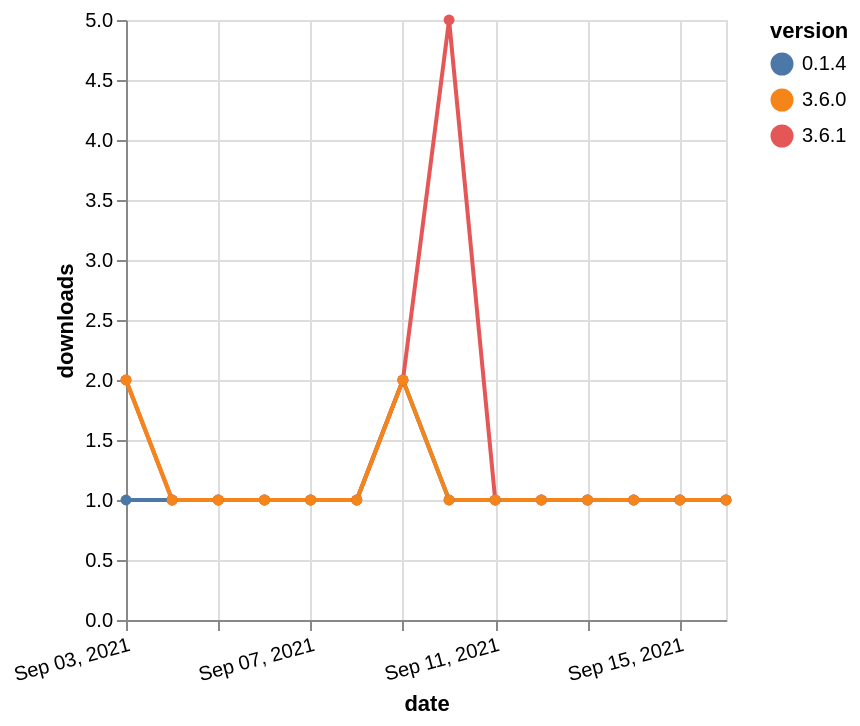

The specification (Vega-Lite) saved for this image:
### Vega-Lite specification from a JSON file in a GitHub repository (floating-point values rounded to 4 significant figures)
{"$schema": "https://vega.github.io/schema/vega-lite/v5.json", "description": "A simple bar chart with embedded data.", "data": {"values": [{"date": "2021-09-03", "total": 362, "delta": 1, "version": "0.1.4"}, {"date": "2021-09-04", "total": 363, "delta": 1, "version": "0.1.4"}, {"date": "2021-09-05", "total": 364, "delta": 1, "version": "0.1.4"}, {"date": "2021-09-06", "total": 365, "delta": 1, "version": "0.1.4"}, {"date": "2021-09-07", "total": 366, "delta": 1, "version": "0.1.4"}, {"date": "2021-09-08", "total": 367, "delta": 1, "version": "0.1.4"}, {"date": "2021-09-09", "total": 369, "delta": 2, "version": "0.1.4"}, {"date": "2021-09-10", "total": 370, "delta": 1, "version": "0.1.4"}, {"date": "2021-09-11", "total": 371, "delta": 1, "version": "0.1.4"}, {"date": "2021-09-12", "total": 372, "delta": 1, "version": "0.1.4"}, {"date": "2021-09-13", "total": 373, "delta": 1, "version": "0.1.4"}, {"date": "2021-09-14", "total": 374, "delta": 1, "version": "0.1.4"}, {"date": "2021-09-15", "total": 375, "delta": 1, "version": "0.1.4"}, {"date": "2021-09-16", "total": 376, "delta": 1, "version": "0.1.4"}, {"date": "2021-09-03", "total": 47, "delta": 2, "version": "3.6.1"}, {"date": "2021-09-04", "total": 48, "delta": 1, "version": "3.6.1"}, {"date": "2021-09-05", "total": 49, "delta": 1, "version": "3.6.1"}, {"date": "2021-09-06", "total": 50, "delta": 1, "version": "3.6.1"}, {"date": "2021-09-07", "total": 51, "delta": 1, "version": "3.6.1"}, {"date": "2021-09-08", "total": 52, "delta": 1, "version": "3.6.1"}, {"date": "2021-09-09", "total": 54, "delta": 2, "version": "3.6.1"}, {"date": "2021-09-10", "total": 59, "delta": 5, "version": "3.6.1"}, {"date": "2021-09-11", "total": 60, "delta": 1, "version": "3.6.1"}, {"date": "2021-09-12", "total": 61, "delta": 1, "version": "3.6.1"}, {"date": "2021-09-13", "total": 62, "delta": 1, "version": "3.6.1"}, {"date": "2021-09-14", "total": 63, "delta": 1, "version": "3.6.1"}, {"date": "2021-09-15", "total": 64, "delta": 1, "version": "3.6.1"}, {"date": "2021-09-16", "total": 65, "delta": 1, "version": "3.6.1"}, {"date": "2021-09-03", "total": 80, "delta": 2, "version": "3.6.0"}, {"date": "2021-09-04", "total": 81, "delta": 1, "version": "3.6.0"}, {"date": "2021-09-05", "total": 82, "delta": 1, "version": "3.6.0"}, {"date": "2021-09-06", "total": 83, "delta": 1, "version": "3.6.0"}, {"date": "2021-09-07", "total": 84, "delta": 1, "version": "3.6.0"}, {"date": "2021-09-08", "total": 85, "delta": 1, "version": "3.6.0"}, {"date": "2021-09-09", "total": 87, "delta": 2, "version": "3.6.0"}, {"date": "2021-09-10", "total": 88, "delta": 1, "version": "3.6.0"}, {"date": "2021-09-11", "total": 89, "delta": 1, "version": "3.6.0"}, {"date": "2021-09-12", "total": 90, "delta": 1, "version": "3.6.0"}, {"date": "2021-09-13", "total": 91, "delta": 1, "version": "3.6.0"}, {"date": "2021-09-14", "total": 92, "delta": 1, "version": "3.6.0"}, {"date": "2021-09-15", "total": 93, "delta": 1, "version": "3.6.0"}, {"date": "2021-09-16", "total": 94, "delta": 1, "version": "3.6.0"}]}, "width": "container", "mark": {"type": "line", "point": {"filled": true}}, "encoding": {"x": {"field": "date", "type": "temporal", "timeUnit": "yearmonthdate", "title": "date", "axis": {"labelAngle": -15}}, "y": {"field": "delta", "type": "quantitative", "title": "downloads"}, "color": {"field": "version", "type": "nominal"}, "tooltip": {"field": "delta"}}}
